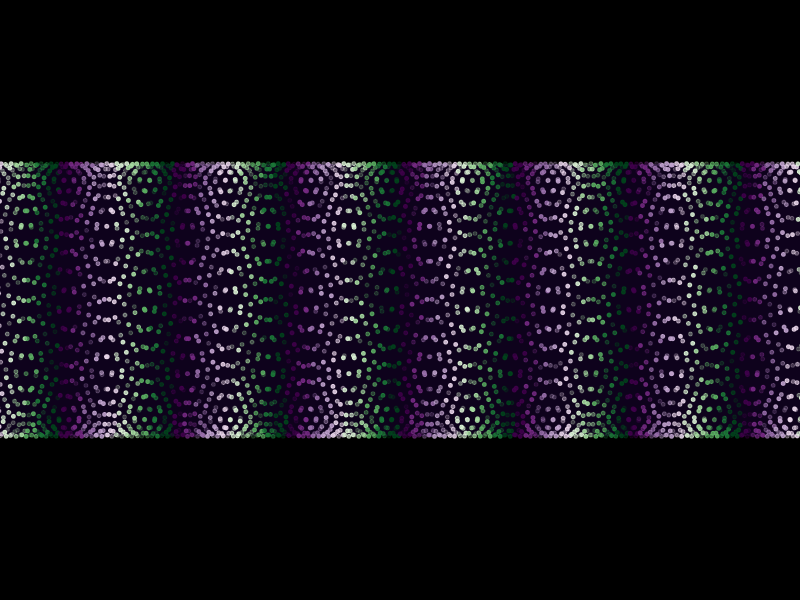

Write the R code that produced this figure.
#Plotting functions

library(tidyverse) # As always

#I want to practice plotting functions!

#Setting some numbers for the function
theta <- 1
start <- 1
end <- 4000

#Variables to assist with the calculations
x <- start:end
pal.iter <- end/500 #(500 = palette length * each option in the rep fx below)

#Creating the dataframe to be plotted
data <- tibble(x = x,
              y = cos((x)*theta))

#Adding a color palette. Numbers have to change based on star, end, theta, etc.
data <- data %>%
  mutate(color = rep(rep(RColorBrewer::brewer.pal(10,"PRGn"), each = 50),pal.iter)) %>%
  mutate(alpha = sample(runif(10,.2,1.0),nrow(data), replace = TRUE))

#Creating the function to be plotted
f <- function(x) sin((x)*theta)

#Creating a separate data frame for the polygon in the back
bg <- tibble(x = c(0,4000,4000,0),
             y = c(-1,-1,1,1))

#Final Plot
plot <- data %>%
ggplot(aes(x = x, y = y))+
  coord_cartesian(ylim = c(-2,2), xlim = c(400,3600), clip = "on", expand = TRUE)+
  layer(geom = "polygon",
        stat = "identity",
        position = "identity",
        data = bg,
        mapping= aes(x = x,
                     y = y),
        params = list(fill = "#0e021c"),
        inherit.aes = FALSE)+
  geom_point(color = data$color, size = 1, alpha = data$alpha)+
  stat_function(fun = f, color = NA)+ #This is the magic that plot's functions#
  theme_void()+
  theme(plot.background = element_rect(fill = "#000000"))

plot


